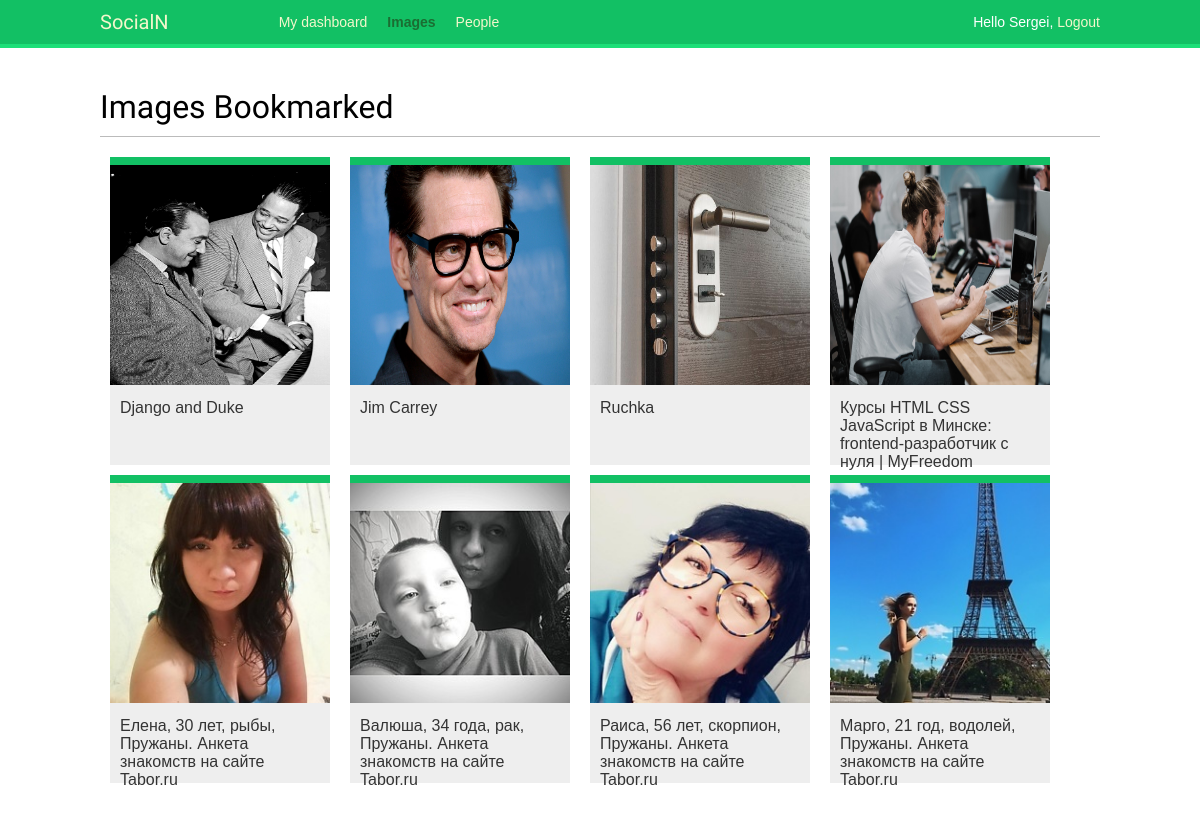
Page /images/ (signed in) on the committed database.
### images/models.py (models this page shows, shortened)
class Image(models.Model):
    user = models.ForeignKey(
        settings.AUTH_USER_MODEL,
        related_name="images_created",
        on_delete=models.CASCADE,
    )
    title = models.CharField(max_length=200)
    slug = AutoSlugField(populate_from='title')
    url = models.URLField()
    image = models.ImageField(upload_to="images/%Y/%m/%d")
    description = models.TextField(blank=True)
    created = models.DateField(auto_now_add=True, db_index=True)
    users_like = models.ManyToManyField(
        settings.AUTH_USER_MODEL, related_name="images_liked", blank=True
    )
    total_likes = models.PositiveIntegerField(db_index=True, default=0)
    def get_absolute_url(self):
        return reverse("images:detail", args=[self.id, self.slug])

### images/views.py (the view)
# urls.py: path('', views.image_list, name='list'),
@login_required
def image_list(request):
    images = Image.objects.all()
    paginator = Paginator(images, 8)
    page = request.GET.get('page')
    try:
        images = paginator.page(page)
    except PageNotAnInteger:
        images = paginator.page(1)
    except EmptyPage:
        if request.is_ajax():
            return HttpResponse('')
        images = paginator.page(paginator.num_pages)
    if request.is_ajax():
        return render(request,
                      'images/image/list_ajax.html',
                      {'section': 'images', 'images': images})
    return render(request,
                  'images/image/list.html',
                   {'section': 'images', 'images': images})

### images/templates/images/image/list.html (shortened to what this page needs)
{% extends 'base.html' %}
{% block content %}
<h1>Images Bookmarked</h1>
<div id="image-list">
    {% include 'images/image/list_ajax.html' %}
</div>
{% endblock %}

### account/templates/base.html (shortened to what this page needs)
{% load static %}
{% load staticfiles %}
<!DOCTYPE html>
<html>
<head>
    <link href="{% static 'css/base.css' %}" rel="stylesheet">
</head>
<body>
    <div id="header">
        <span class="logo">SocialN</span>
        {% if request.user.is_authenticated %}
        <ul class="menu">
            <li {% if section == 'dashboard' %} class="selected" {% endif %}>
                <a href="{% url 'dashboard' %}">My dashboard</a>
            </li>
            <li {% if section == 'images' %} class="selected" {% endif %}>
                <a href="{% url 'images:list' %}">Images</a>
            </li>
            <li {% if section == 'people' %} class="selected" {% endif %}>
                <a href="{% url 'user_list' %}">People</a>
            </li>
        </ul>
        {% endif %}
        <span class="user">
            {% if request.user.is_authenticated %}
            Hello {{ request.user.first_name }},
            <a href="{% url 'logout' %}">Logout</a>
            {% else %}
            <a href="{% url 'login' %}">Log-in</a>
            {% endif %}
        </span>
    </div>
    <div id="content">
        {% block content %}{% endblock %}
</body>
</html>

### images/templates/images/image/list_ajax.html
{% load thumbnail %}
{% for image in images %}
    <div class='image'>
        <a href='{{ image.get_absolute_url }}'>
            {% thumbnail image.image "300x300" crop="100%" as im %}
                <a href="{{ image.get_absolute_url }}">
                    <img src="{{ im.url }}">
                </a>
            {% endthumbnail %}
        </a>
        <div class='info'>
            <a href='{{ image.get_absolute_url }}' class='title'>{{ image.title }}</a>
        </div>
    </div>
{% endfor %}

### account/static/css/base.css (style rules this page uses)
body { margin:0; padding:0; font-family:helvetica, sans-serif; }
a { color:#12c064; text-decoration:none; }
h1, h2, h3, h4, h5 , h6 { font-family: 'Muli', sans-serif; font-weight:normal; }
h1 { border-bottom:1px solid #bbb; padding:0 0 10px 0; margin:10px 0 20px 0; }
#header { padding:10px 100px; font-size:14px; background:#12c064; color:#fff; border-bottom:4px solid #1cdf78; overflow:auto; }
#header .logo { font-family: 'Muli', sans-serif; float:left; color:#f3f7cc; font-size:20px; margin-right:10%; }
#header ul.menu { list-style:none; float:left; margin:0; padding:0; }
#header ul.menu li { float:left; padding:4px 10px; }
#header ul.menu li.selected a, #header ul.menu li.selected a:hover { color:#1b6d32; font-weight:bold; }
#header a { color:#f3f7cc; }
#header .user { float:right; padding-top:4px; }
#content { padding:30px 100px; }
#image-list { overflow:auto; }
#image-list .image { float:left; width:220px; height:300px; margin:0 10px 10px 10px; border-top:8px solid #12c064; background:#eee; }
#image-list img { width:220px; height:220px; }
#image-list .info { padding:10px; }
#image-list .info a { color:#333; }

### rows in the picture
Image: shows a picture, title "Django and Duke"
Image: shows a picture, title "Jim Carrey"
Image: shows a picture, title "Ruchka"
Image: shows a picture, title "Курсы HTML CSS JavaScript в Минске: frontend-разработчик с нуля | MyFreedom"
Image: shows a picture, title "Елена, 30 лет, рыбы, Пружаны. Анкета знакомств на сайте Tabor.ru"
Image: shows a picture, title "Валюша, 34 года, рак, Пружаны. Анкета знакомств на сайте Tabor.ru"
Image: shows a picture, title "Раиса, 56 лет, скорпион, Пружаны. Анкета знакомств на сайте Tabor.ru"
Image: shows a picture, title "Марго, 21 год, водолей, Пружаны. Анкета знакомств на сайте Tabor.ru"

### other values in the picture
{{ request.user.first_name }} "Sergei"
